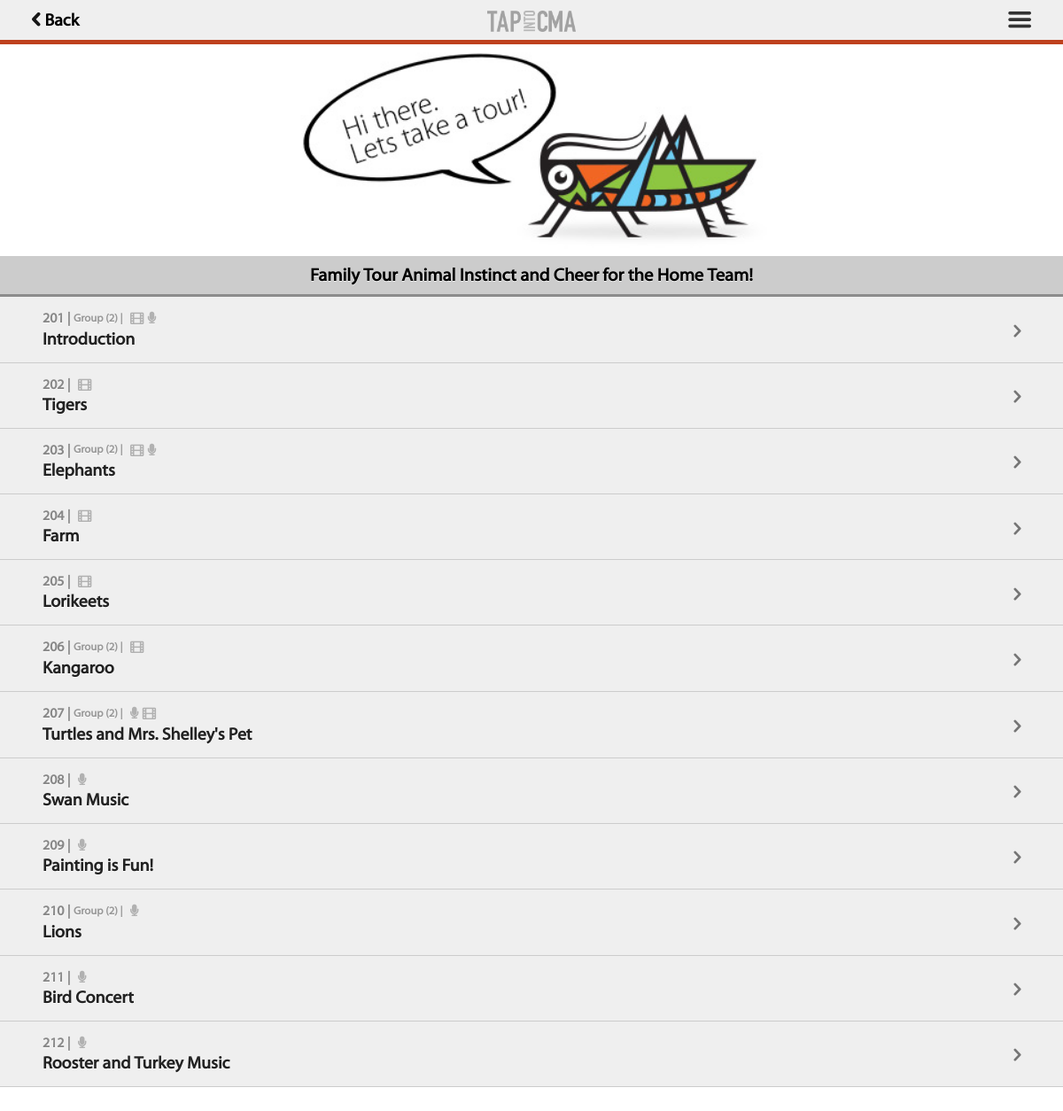
Page /tour?tourID=5 on the committed database.
### tables this page shows
CREATE TABLE `tours` (
  `tourID` int(11) unsigned NOT NULL AUTO_INCREMENT,
  `title` varchar(250) DEFAULT '',
  `openDate` date DEFAULT '0000-00-00',
  `closeDate` date DEFAULT '0000-00-00',
  `image` varchar(25) DEFAULT NULL,
  `location` varchar(25) DEFAULT NULL,
  `length` varchar(25) DEFAULT NULL,
  `noStops` int(2) DEFAULT NULL,
  `details` text,
  `db_name` varchar(25) DEFAULT NULL,
  `menu` tinyint(1) DEFAULT NULL,
  `testing` tinyint(1) DEFAULT NULL,
  `show` tinyint(1) DEFAULT NULL,
  `icon` tinyint(1) DEFAULT NULL,
  PRIMARY KEY (`tourID`)
);

CREATE TABLE `tour_content` (
  `id` int(11) unsigned NOT NULL AUTO_INCREMENT,
  `tourID` int(11) DEFAULT NULL,
  `stopID` int(11) DEFAULT NULL,
  `groupTitle` varchar(100) DEFAULT NULL,
  `groupID` int(11) DEFAULT NULL,
  `stopType` tinyint(1) DEFAULT NULL,
  `title` varchar(100) DEFAULT NULL,
  `description` text,
  `speaker` varchar(100) DEFAULT NULL,
  `speakerImage` varchar(15) DEFAULT NULL,
  `source` varchar(50) DEFAULT NULL,
  PRIMARY KEY (`id`)
);

### _inc/content/stop_list.php (the view, shortened to what this page needs)
<?
$tourImage = "<img src='_images/$tourID.jpg' class='tourImage' />";
$query = "SELECT image, title, menu, icon from tours WHERE tourID = $tourID
        ";
$result = mysqli_query($db,$query);
while($row = mysqli_fetch_assoc($result)){
$tourTitle = $row['title'];
}
$tourTitleOut = "<div class='tourTitle-wrap $removeBorder'>
<div><h1>".strip_tags($tourTitle)."</h1></div></div>";
$query = "SELECT * from tour_content
            WHERE tourID = $tourID
            ORDER BY stopID, groupID
		";
$result = mysqli_query($db,$query);
while($row = mysqli_fetch_assoc($result)){
	$showGroup   = "";
	$types       = "";
	$stopID      = $row['stopID'];
	$tourID      = $row['tourID'];
	$groupID     = $row['groupID'];
	$groupTitle  = $row['groupTitle'];
	$stopType    = $row['stopType'];
	$title       = $row['title'];
	$source      = $row['source'];
	if($grouID == 0 && !$title){
		$count = "SELECT id from tour_content
		            WHERE tourID = $tourID
		            AND stopID = $stopID
		            ORDER BY groupID
				";
		$count = mysqli_query($db,$count);
		$noStops = (mysqli_num_rows($count)) - 1;
		$innerQuery = "SELECT stopType from tour_content
		            WHERE tourID = $tourID
		            AND stopID = $stopID
		            GROUP BY stopType
		            ORDER BY groupID
				";
		$innerResult = mysqli_query($db,$innerQuery);
		while($innerRow = mysqli_fetch_assoc($innerResult)){
			$type = $innerRow['stopType'];
			switch($type){
				case 1: $types .= "<li class='video'></li>"; $typeClass="audioStop"; break;
				case 2: $types .= "<li class='audio'></li>"; $typeClass="audioStop"; break;
			}
		}
		if($groupID == 0 && !$source){
			$showGroup = "<span>Group ($noStops) |</span>";
			$typeClass = "groupStop";
			$link      = "group?tourID=$tourID&stopID=$stopID";
		}
		else {
			$showGroup = "";
			$soloStop  = "soloStop";
			$link      = "group?tourID=$tourID&stopID=$stopID";
		}
	}
	if(!$groupTitle){
		$hideIt = "hidden";
		$showGroup = "";
		$types = "";
		$link = "group?tourID=$tourID&stopID=$stopID&groupID=$groupID";
		$stopID = $stopID.".".$groupID;
		switch($stopType){
			case 1: $types = "<li class='video'></li>"; $typeClass="audioStop"; break;
			case 2: $types = "<li class='audio'></li>"; $typeClass="audioStop"; break;
		}
	}
	else $hideIt = "";
	$stopID_out = $stopID." | ";
	$stopList .= "<li class='$hideIt $typeClass $soloStop' ><a href='$link'	onClick=\"ga('send', 'event', '".strip_tags($tourTitle)."', '".strip_tags($groupTitle).strip_tags($title)."');\" ><span> $stopID_out $showGroup <ul>$types</ul> </span> $groupTitle $title </a></li>";
}
?>

### _css/global.tour.css (style rules this page uses)
.icon,span.icon.main,span.icon.family,#selector ul li a,#menu ul li a:after,#menu ul li a:before,#menu a.trigger:after,header a.trigger,header a.backBtn:before,footer ul li a:before,.loading,ul.stop-list li:after,ul.stop-list li a span ul li { font-family:icons, helvetica }
img { display:block }
a { -webkit-tap-highlight-color:rgba(255,255,255,0) }
.tourTitle-wrap { width:100%;padding:10px 10px;background:#efefef;border-bottom:2px solid #CCC }
.tourTitle-wrap div { width:100%;margin:0 auto;position:relative }
.tourTitle-wrap div h1 { font-size:20px;margin:0;text-align:center }
.tourImage { width:100%;display:block }
* { box-sizing:border-box;text-shadow:0 1px 0 rgba(255,255,255,0.7);font-family:myriad, serif;font-size:100% }
a { text-decoration:none;color:#000;transition:.2s;-webkit-transition:.2s }
body { margin:0;padding:0;background:#FFF }
.tourImage { max-width:600px;margin-top:40px }
ul { margin:0;padding:0;list-style-type:none }
ul.stop-list li { border-bottom:#CCC 1px solid;position:relative;white-space:normal }
ul.stop-list li:after { content:"r";font-size:1.5em;position:absolute;display:block;width:20px;right:3%;top:50%;margin-top:-11px;opacity:.5 }
ul.stop-list li a { background:#efefef;white-space:normal !important;font-weight:bold;text-decoration:none;color:#222;padding:15px 10% 15px 4%;display:block;font-size:1.2em }
ul.stop-list li a span { display:block;color:#888;vertical-align:middle;margin-right:10px;margin-bottom:3px;font-size:.8em }
ul.stop-list li a span span { color:#999;display:inline-block;margin-right:0 }
ul.stop-list li a span ul { margin:0 20px 0 0;padding:0;display:inline-block;width:40% }
ul.stop-list li a span ul li { margin-left:5px;display:inline-block !important;font-size:.9em;border:0;opacity:.6 }
ul.stop-list li a span ul li:after { content:"" }
ul.stop-list li a span ul li.audio:before { content:"a" }
ul.stop-list li a span ul li.video:before,ul.stop-list li a span ul li.film:before { content:"v" }
@media (min-width: 600px) { img,header img { max-width:600px;margin:0 auto;display:block } }
@media (min-width: 600px) { .tourTitle-wrap { background:#CCC;border-bottom:3px solid #8c8c8c } }
@media (min-width: 600px) { .tourTitle-wrap div { width:50% } }
@media (min-width: 1025px) { img,header img { max-width:1000px;margin:0 auto;display:block } }

### rows in the picture
tours: title "Family Tour Animal Instinct and Cheer for the Home Team!"
tour_content: stopID "201 |", groupTitle "Introduction"
tour_content: stopID "202 |", groupTitle "Tigers"
tour_content: stopID "203 |", groupTitle "Elephants"
tour_content: stopID "204 |", groupTitle "Farm"
tour_content: stopID "205 |", groupTitle "Lorikeets"
tour_content: stopID "206 |", groupTitle "Kangaroo"
tour_content: stopID "207 |", groupTitle "Turtles and Mrs. Shelley's Pet"
tour_content: stopID "208 |", groupTitle "Swan Music"
tour_content: stopID "209 |", groupTitle "Painting is Fun!"
tour_content: stopID "210 |", groupTitle "Lions"
tour_content: stopID "211 |", groupTitle "Bird Concert"
tour_content: stopID "212 |", groupTitle "Rooster and Turkey Music"

### other values in the picture
$noStops "2 2 2 2 2"
